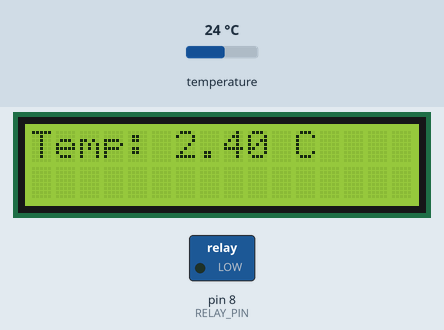
Simulated run of this sketch. Board: Arduino Uno, built with avr-gcc and run on an emulated ATmega328P. Parts: 16×2 character LCD, switched loads named in the sketch (green lamp = pin HIGH). The inputs (shaded band) are chosen by the test bench; at power-on: temperature 24 °C.

Above: at 3.2 s.
3.3 s: temperature set to 34.3 °C
At 5.3 s:
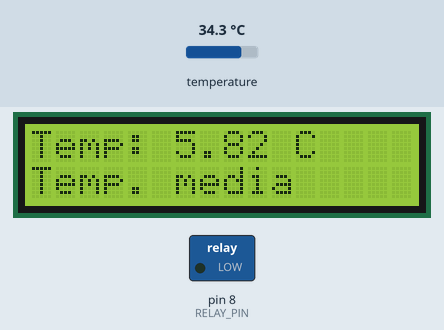
7.0 s: temperature set to 35.3 °C
At 10.3 s:
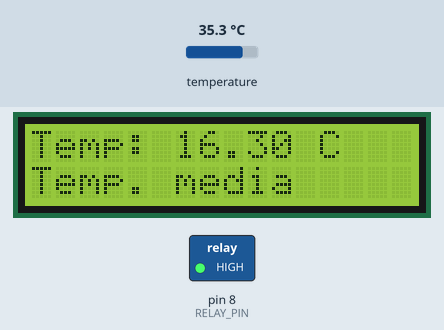
10.6 s: temperature set to 12 °C
At 12.9 s:
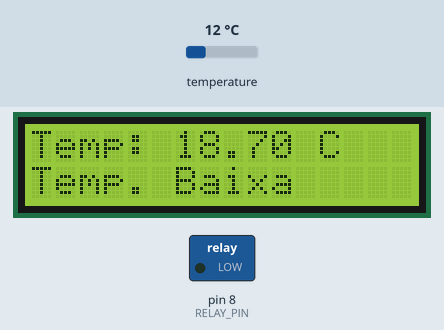
14.3 s: temperature set to 41 °C
At 16.4 s:
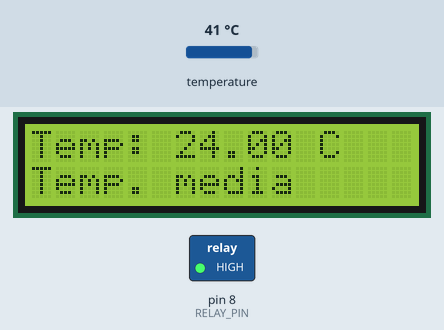
Timing chart, 0 to 17.2 s (numbered marks = the images above; inputs shaded):
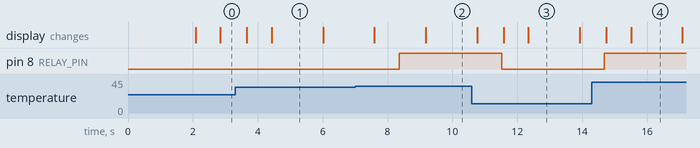

Measured:
- the behaviour switches between 34.9 and 35 °C on temperature (found by bisection; images 1 and 2)
- after the input at 3.3 s, the display: first changes after 0.36 s (image 1 shows a later state)
- after the input at 7.0 s, pin 8 (RELAY_PIN): LOW → HIGH after 1.4 s
- after the input at 10.6 s, pin 8 (RELAY_PIN): HIGH → LOW after 0.92 s
- after the input at 14.3 s, pin 8 (RELAY_PIN): LOW → HIGH after 0.39 s; the display: first changes after 0.44 s (image 4 shows a later state)
- what the display in image 1 shows lasts 1.6 s, from 4.4 s to 6.0 s

The sketch:

Teste_Sensor_De_Temperatura.ino
```cpp
#include <OneWire.h>
#include <DallasTemperature.h>
#include <LiquidCrystal.h>

// Pino ao qual o sensor DS18B20 está conectado
#define ONE_WIRE_BUS 7

// Pinos do LCD
const int rs = 12, en = 11, d4 = 5, d5 = 4, d6 = 3, d7 = 2;

// Configura o objeto OneWire para comunicar com o DS18B20
OneWire oneWire(ONE_WIRE_BUS);
DallasTemperature sensors(&oneWire);
#define RELAY_PIN 8
#define TEMPERATURE_LIMIT 35.00

// Inicializa o display LCD
LiquidCrystal lcd(rs, en, d4, d5, d6, d7);

const int numReadings = 10;
float readings[numReadings];
int readIndex = 0;
float total = 0;
float average = 0;

void setup() {
  Serial.begin(9600);
  sensors.begin();
  lcd.begin(16, 2);
  lcd.print("Inicializando...");
  delay(2000);
  lcd.clear();

  // Inicializa o array de leituras
  for (int i = 0; i < numReadings; i++) {
    readings[i] = 0;
  }
  pinMode(RELAY_PIN, OUTPUT);
  digitalWrite(RELAY_PIN, LOW);
}

void loop() {
  // Subtrai a última leitura
  total = total - readings[readIndex];
  // Solicita uma nova leitura
  sensors.requestTemperatures();
  readings[readIndex] = sensors.getTempCByIndex(0);
  // Adiciona a nova leitura ao total
  total = total + readings[readIndex];
  // Avança para a próxima posição no array
  readIndex = readIndex + 1;

  // Se o índice for igual ao número de leituras, volta ao início
  if (readIndex >= numReadings) {
    readIndex = 0;
  }

  // Calcula a média
  average = total / numReadings;

  // Exibe a média no LCD
  lcd.setCursor(0, 0);
  lcd.print("Temp: ");
  lcd.print(average);
  lcd.print(" C");

  sensors.requestTemperatures();

  float temperaureC = sensors.getTempCByIndex(0);

  if (temperaureC >= TEMPERATURE_LIMIT) {
    digitalWrite(RELAY_PIN, HIGH);
  } else {
    digitalWrite(RELAY_PIN, LOW);
  }
  // Aguarda 1 segundo antes de realizar nova leitura
  delay(50);

  if (temperaureC >= 32.00) {
    lcd.setCursor(0, 1);
    lcd.print("Temp. media");

  } else {
    lcd.setCursor(0, 1);
    lcd.print("Temp. Baixa");
  }
}
```
